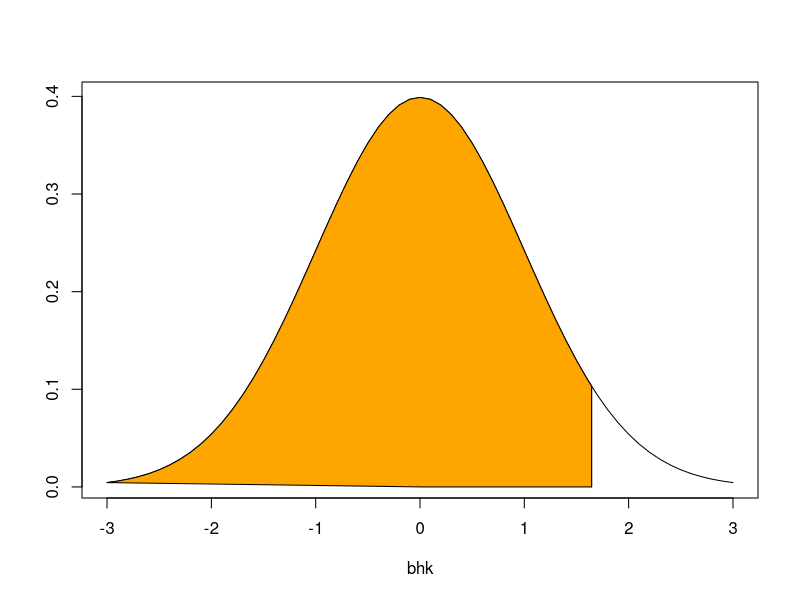
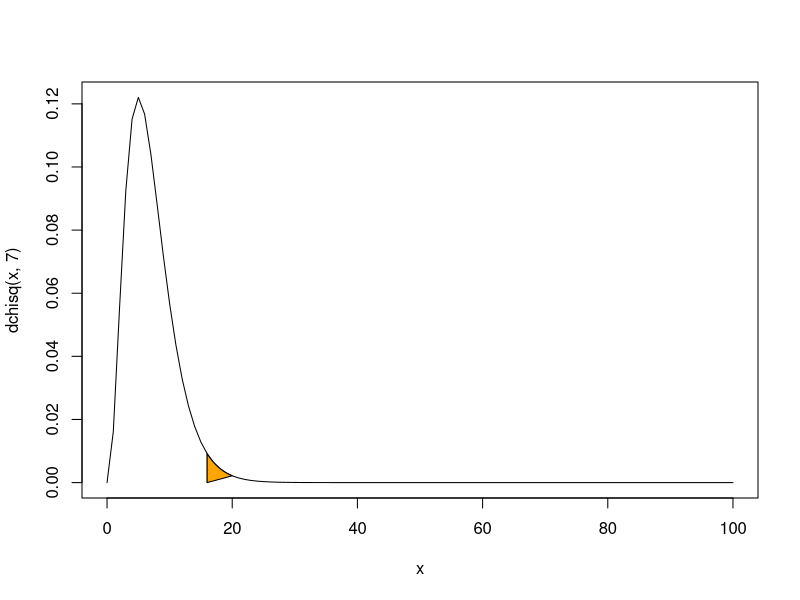
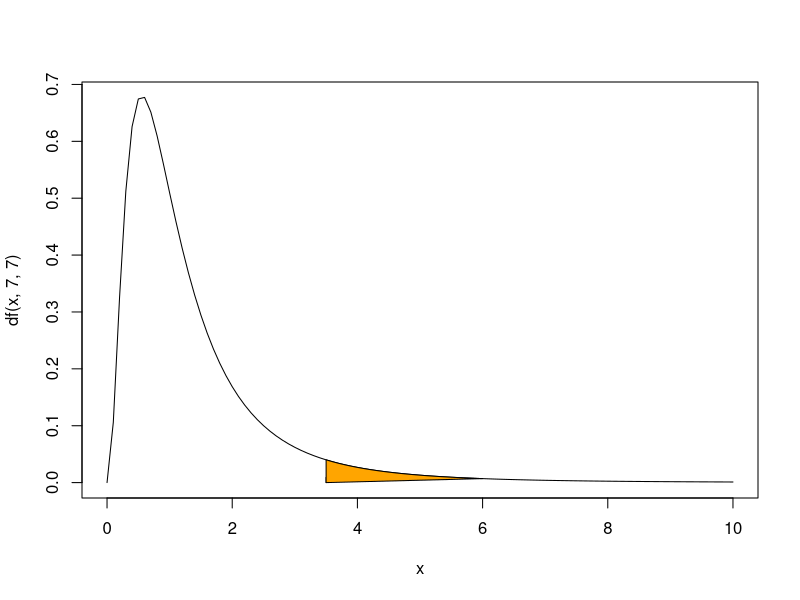

Write R code to recreate these figures, in order.
plot(x=seq(-3,3,0.1),y=dnorm(seq(-3,3,0.1)),type="l",xlab="bhk",ylab="")
lines(c(1.645,1.645),c(0,dnorm(1.645)))
polygon(x=c(0,1.645,1.645,seq(1.6,-3,-0.1)),
y=c(0,0,dnorm(1.645),dnorm(seq(1.6,-3,-0.1))),col="orange",xlab="",ylab="")
 
 curve(dchisq(x,7),0,100)
 lines(c(16,16),c(0,dchisq(16,7)))
 polygon(x=c(16,16,16,seq(16,20,0.1)),
         y=c(0,0,dchisq(16,7),dchisq(seq(16,20,0.1),7)),col="orange",xlab="",ylab="")
 curve(df(x,7,7),0,10)
 lines(c(3.5,3.5),c(0,dchisq(16,7)))
 polygon(x=c(3.5,3.5,3.5,seq(3.5,6,0.1)),
         y=c(0,0,df(3.5,7,7),df(seq(3.5,6,0.1),7,7)),col="orange",xlab="",ylab="")
